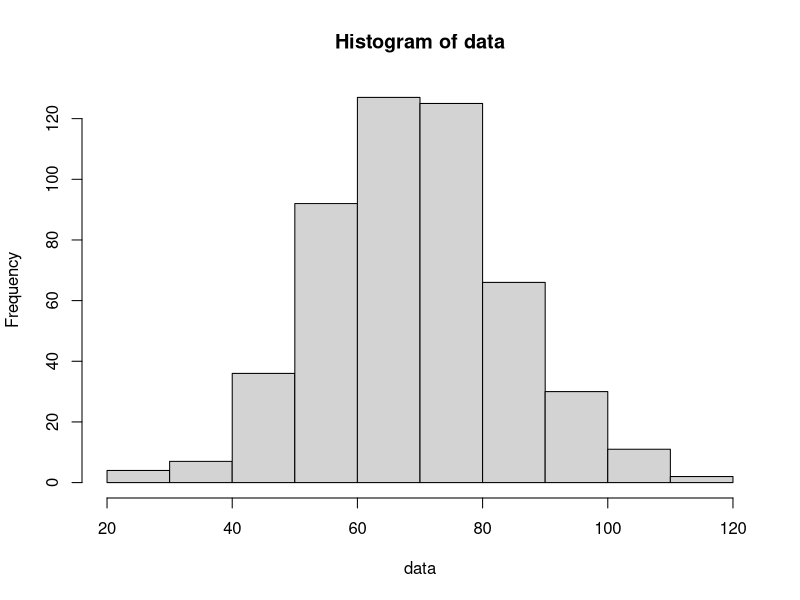
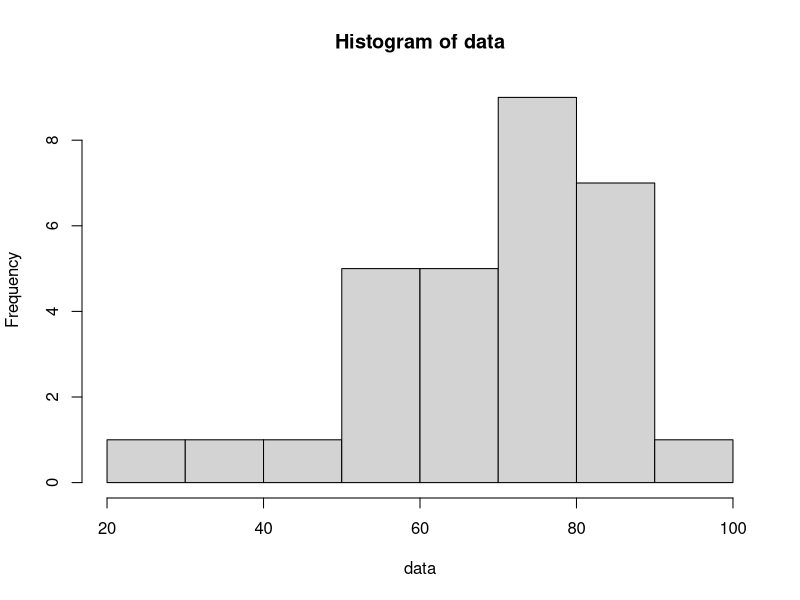
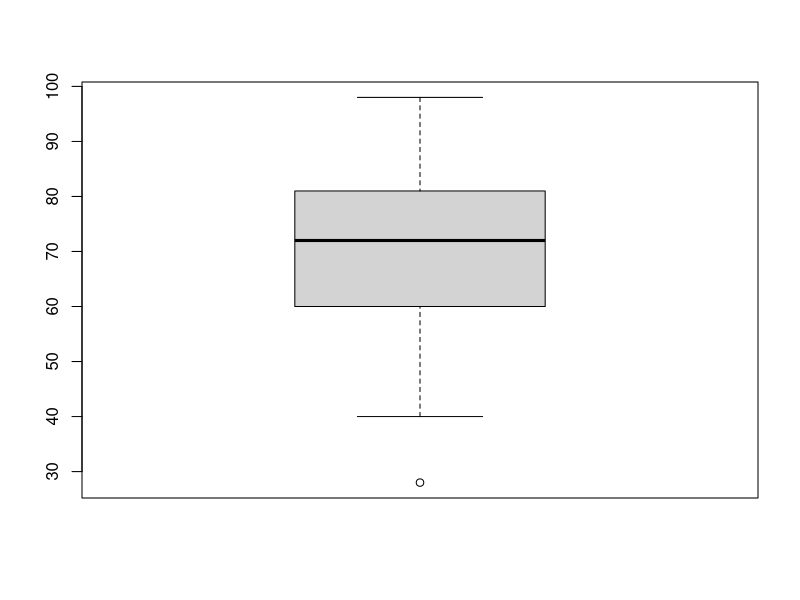

Reproduce these figures in R, in order.
## ---- chunk 1
amountData <- 500
mean <- 70
standardDeviation <- 15

data <- rnorm(amountData, mean = mean, sd = standardDeviation)
hist(data)

## ---- chunk 2
# Indsætter data i en vektor (c)
data <- c(72,89,78,87,86,40,73,83,77,82,70,60,63,56,59,72,44,28,68,69,98,52,68,74,53,84,81,77,73,71)


print(paste(
  "Antal observationer: ",
  format(length(data),digits = 4)
))

print(paste(
  "Middeltal / Gennemsnit: ",
  format(mean(data), digits = 4)
))

print(paste(
  "Standardafvigelsen / Spredning: ",
  format(sd(data), digits = 4)
))

summary(data)
## ---- chunk 3
hist(data)
## ---- chunk 4
library(knitr)

print(fivenum(data))
writeLines("")
writeLines("Kvartilsæt:")
print(quantile(data))

## ---- chunk 5
boxplot(data)
## ---- chunk 6

replies <- c(0, 0, 0, 15, 119, 522, 1451, 2490, 2808, 2265, 1210, 407, 122, 24, 2, 0)
correctReplies <- c(0, 1, 2, 3, 4, 5, 6, 7, 8, 9, 10, 11, 12, 13, 14, 15)

#data <- matrix(c(correctReplies, replies), nrow = 16, ncol = 2, byrow = FALSE)
data <- data.frame(
    "KorrekteSvar" = correctReplies,
    "Hyppighed" = replies
)

print(paste(
    "Totale svar: ",
    sum(replies)
))

print(paste(
    "Gennemsnitligt antal korrekte svar: ",
    format(
        mean(rep(data$KorrekteSvar, data$Hyppighed)), # tilsvarende til sum(replies*correctReplies)/sum(replies)
        digits = 3
    )
))

print(paste(
    "Standardafvigelsen: ",
    format(
        sd(rep(data$KorrekteSvar, data$Hyppighed)),
        digits = 3
    )
))

## ---- chunk 7

data <- c(7.0,6.9,8.2,7.8,7.7,7.3,6.8,6.7,8.2,8.4,7.0,6.7,7.5,7.2,7.9,7.6,6.7,6.3,6.6,5.6,7.8,5.5,6.2,5.8,6.1,5.8,6.0,7.3,7.5,7.3,7.2,7.4,7.2,7.6)

g_data <- cut(data, 5) # Grupperer dataen i 5 intervaller
g_data <- table(g_data) # Gør at dataen bliver opstillet som hyppighedstabel

print(paste(
    "Gennemsnitlig svartid:",
    format(
        mean(g_data),
        digits = 3
    ), "sekunder"
))

writeLines("")
writeLines("Kvartilsæt:")
print(quantile(g_data))


